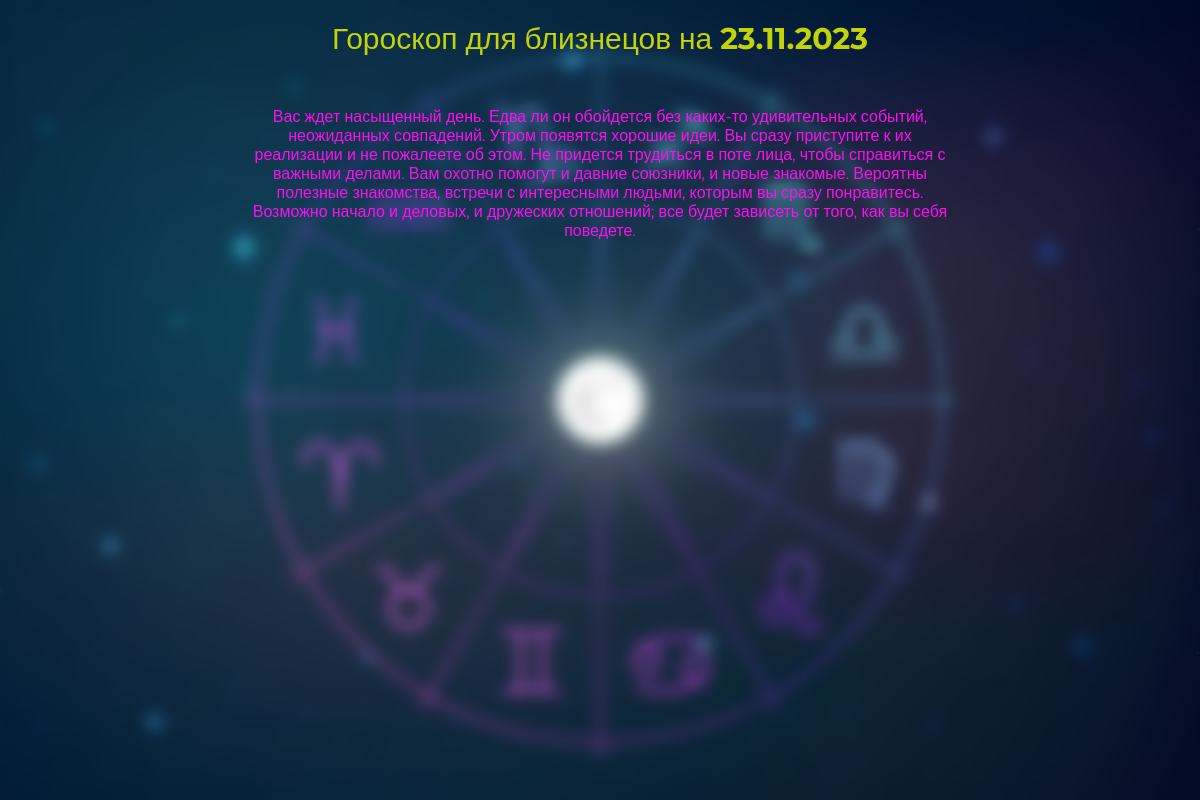
Page /Horoscope/Gemini.html on the earlier database version.
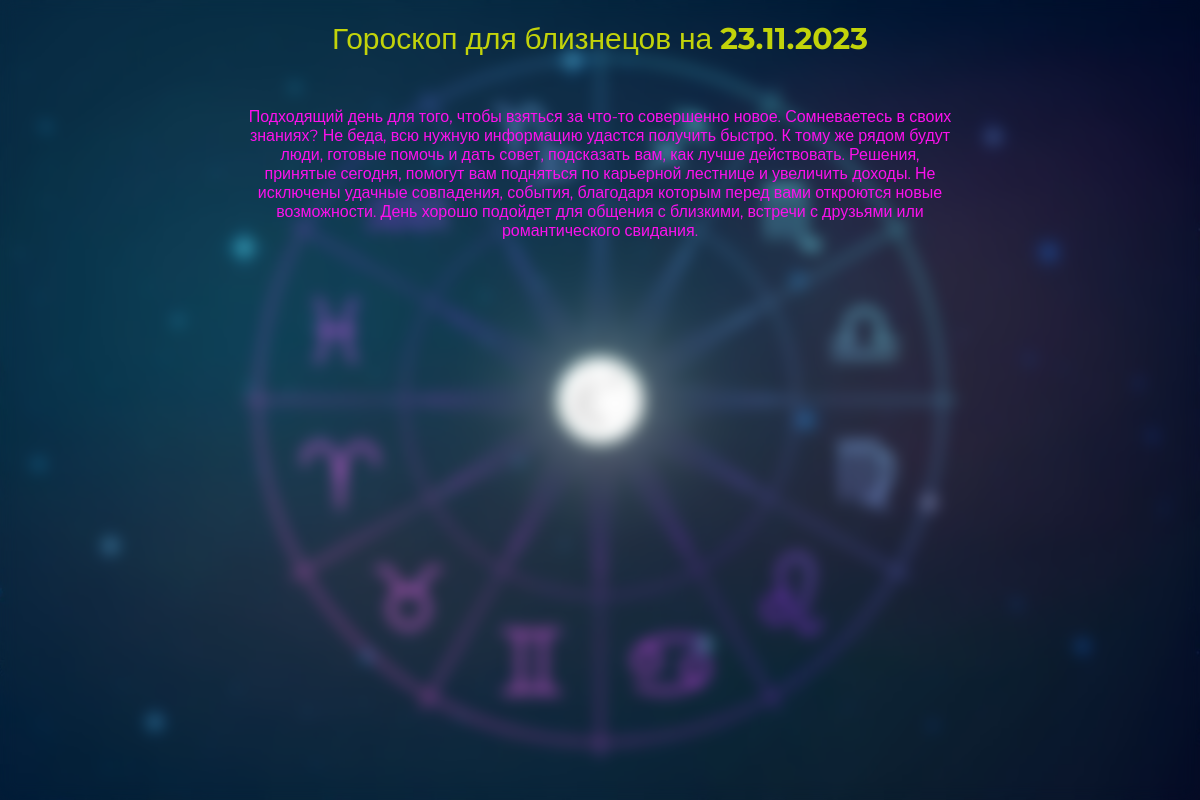
Same page on the later database version.
### horoscope/models.py (models this page shows, shortened)
class Predictions(models.Model):
    zodiak_sign = models.CharField(max_length=30)
    content = models.TextField(blank=True)
    time_update = models.DateTimeField(auto_now=True)

### horoscope/views.py (the view)
# urls.py: path('Horoscope/<slug:sign>.html', prediction)
def prediction(request, sign):
    date = datetime.now().strftime("%d.%m.%Y")
    data = Predictions.objects.all()
    ctx = {
        'date': date,
        'text': data.get(zodiak_sign = sign.lower()).content
    }
    return render(request, f"horoscope/Horoscope/{sign}.html", ctx)

### horoscope/templates/horoscope/Horoscope/Gemini.html (shortened to what this page needs)
{% load static %}
<!DOCTYPE html>
<html lang="en">
<head>
    <link rel="stylesheet" href="{% static 'css/style0.css' %}">
    <link rel="stylesheet" href="{% static 'css/style.css' %}">
</head>
<body>
    <div class="background">
        <div class="blur">
            <div class="wrapper">
                <div class="header">
                    Гороскоп для близнецов на
                    <b>
                        {{ date }}
                    </b>
                <div class="text">
                    {{ text }}
                </div>
            </div>
        </div>
    </div>
</body>
</html>

Differences in the rows shown:
changed Predictions: content "Вас ждет насыщенный день. Едва ли он обойдется без каких-то удивительных событий, неожиданных совпадений. Утром появятся хорошие идеи. Вы сразу приступите к их реализации и не пожалеете об этом. Не придется трудиться в поте лица, чтобы справиться с важными делами. Вам охотно помогут и давние союзники, и новые знакомые. Вероятны полезные знакомства, встречи с интересными людьми, которым вы сразу понравитесь. Возможно начало и деловых, и дружеских отношений; все будет зависеть от того, как вы себя поведете." → "Подходящий день для того, чтобы взяться за что-то совершенно новое. Сомневаетесь в своих знаниях? Не беда, всю нужную информацию удастся получить быстро. К тому же рядом будут люди, готовые помочь и дать совет, подсказать вам, как лучше действовать. Решения, принятые сегодня, помогут вам подняться по карьерной лестнице и увеличить доходы. Не исключены удачные совпадения, события, благодаря которым перед вами откроются новые возможности. День хорошо подойдет для общения с близкими, встречи с друзьями или романтического свидания."
